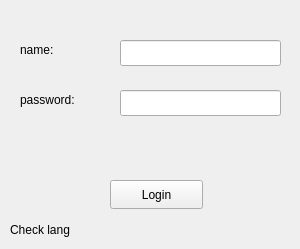
      <widget class="QWidget" name="login_top">
       <widget class="QLabel" name="name_lbl">
        <property name="geometry">
         <rect>
          <x>20</x>
          <y>40</y>
          <width>63</width>
          <height>20</height>
         </rect>
        </property>
        <property name="text">
         <string>name:</string>
        </property>
       </widget>
       <widget class="QLabel" name="pass_lbl">
        <property name="geometry">
         <rect>
          <x>20</x>
          <y>90</y>
          <width>91</width>
          <height>20</height>
         </rect>
        </property>
        <property name="text">
         <string>password:</string>
        </property>
       </widget>
       <widget class="QPushButton" name="login_btn">
        <property name="geometry">
         <rect>
          <x>110</x>
          <y>180</y>
          <width>93</width>
          <height>29</height>
         </rect>
        </property>
        <property name="styleSheet">
         <string notr="true"/>
        </property>
        <property name="text">
         <string>Login</string>
        </property>
       </widget>
       <widget class="QLineEdit" name="name_inp_auth">
        <property name="geometry">
         <rect>
          <x>120</x>
          <y>40</y>
          <width>161</width>
          <height>26</height>
         </rect>
        </property>
       </widget>
       <widget class="QLineEdit" name="pass_inp_auth">
        <property name="geometry">
         <rect>
          <x>120</x>
          <y>90</y>
          <width>161</width>
          <height>26</height>
         </rect>
        </property>
        <property name="echoMode">
         <enum>QLineEdit::Password</enum>
        </property>
       </widget>
       <widget class="QLabel" name="label_3">
        <property name="geometry">
         <rect>
          <x>10</x>
          <y>220</y>
          <width>131</width>
          <height>20</height>
         </rect>
        </property>
        <property name="text">
         <string>Check lang</string>
        </property>
       </widget>
       <widget class="QLabel" name="error_msg_l">
        <property name="geometry">
         <rect>
          <x>20</x>
          <y>140</y>
          <width>271</width>
          <height>20</height>
         </rect>
        </property>
        <property name="text">
         <string/>
        </property>
       </widget>
      </widget>
